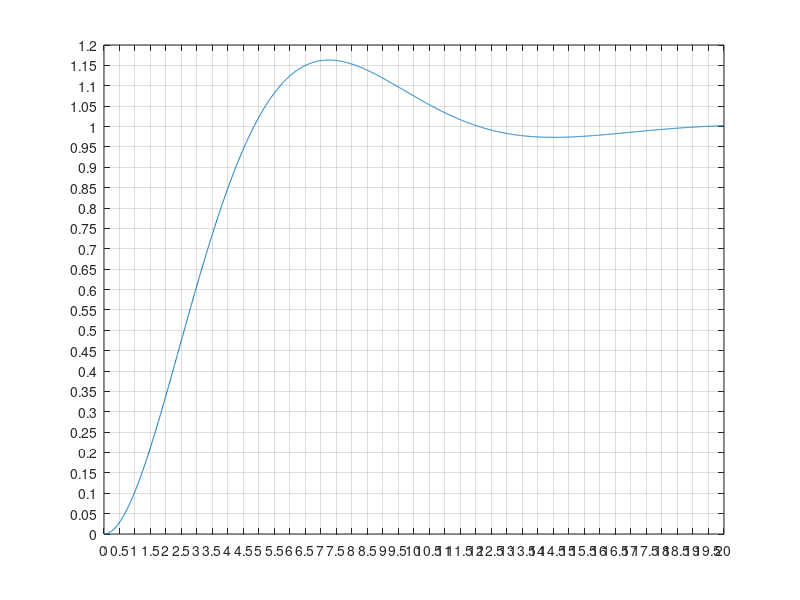

Here is the MATLAB script that generated this plot:
%Assignment 6 
%%%Arjun Posarajah 104980541
%%Problem 4

t=linspace(0,20,2000);
yt=1-exp(-t/4).*(0.577*sin(0.433*t)+cos(0.433*t));
plot(t,yt); grid on
xticks([0:0.5:20])
yticks([0:0.05:1.2])
